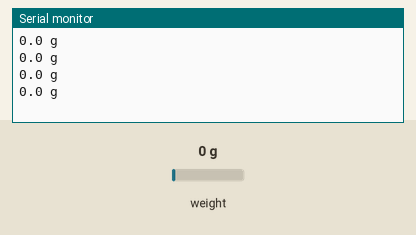
A sketch run on a simulated Arduino Uno, built with avr-gcc and run on an emulated ATmega328P. Shown: the last lines printed to the serial monitor. The test bench sets the inputs (shaded band); at power-on: weight on the scale 0 g.

Above: at 1.2 s.
1.3 s: weight on the scale set to 100 g
At 1.51 s:
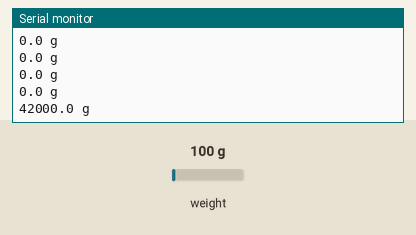
2.8 s: weight on the scale set to 1250 g
At 3.01 s:
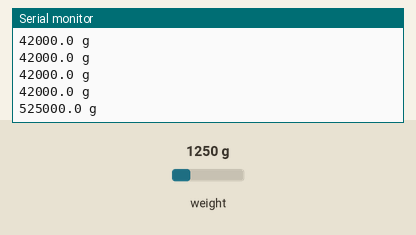
Timing chart, 0 to 5.8 s (numbered marks = the images above; inputs shaded):
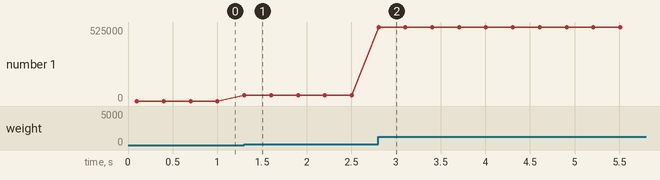

Measured:
- after the input at 1.3 s, the serial monitor: prints a new line at once (image 1)
- after the input at 2.8 s, the serial monitor: prints a new line at once (image 2)
- plotted number 1: 0 → 42000 after the input at 1.3 s, 42000 → 525000 after the input at 2.8 s

The sketch:

scaler.ino
```cpp
#include "hx711.h"

Hx711 scale(A1, A0);

void setup() {

  Serial.begin(9600);

}

void loop() {

  Serial.print(scale.getGram(), 1);
  Serial.println(" g");

  delay(200);
}
```
